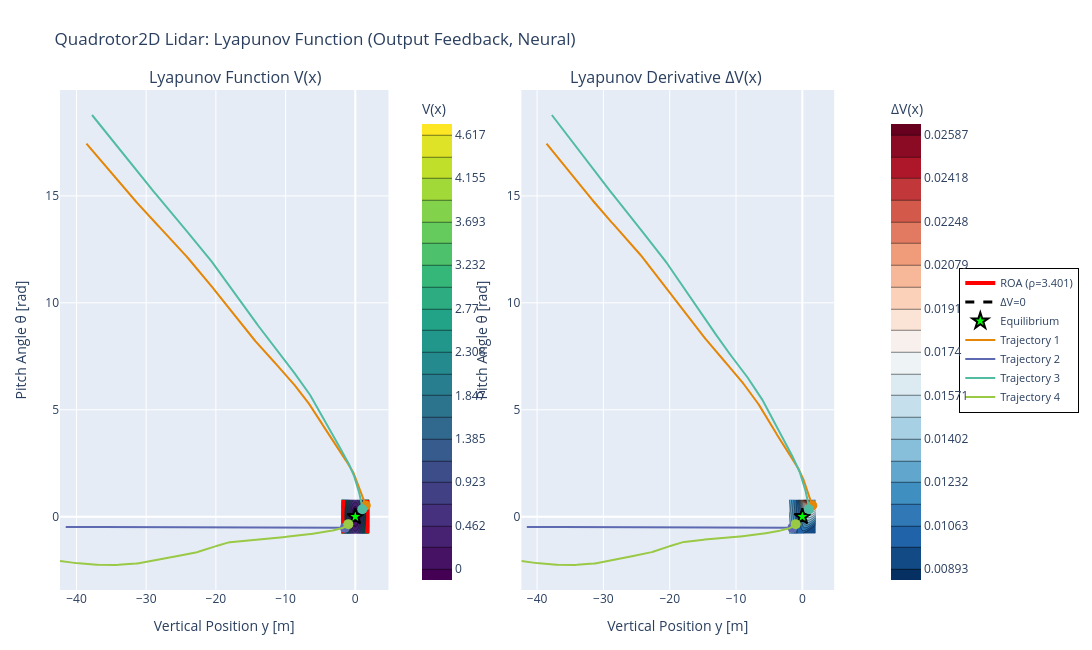

Here is the notebook cell this chart was saved with:
### Code cell
# plotting 2D Lyapunov function, position and angle
plot_lyapunov_2d(
        lyapunov_nn,
        nn_controller,
        discrete_system,
        state_limits_analysis,
        state_indices=state_indices_analysis,
        state_names=("Vertical Position y [m]", "Pitch Angle θ [rad]"),
        rho=rho,
        grid_resolution=100,
        observer_nn=nn_observer,
        trajectories=trajectories_multi,
        title="Quadrotor2D Lidar: Lyapunov Function (Output Feedback, Neural)",
        save_html="quadrotor_lidar_lyapunov_2d_neural.html",
        show=False,
        colorscale="Viridis",
        trajectory_colorscale="Vivid",
    )

### Figure 1 — Plotly figure (JSON) as saved in the notebook; plotly's stock layout.template omitted (floating-point values rounded to 4 significant figures; data arrays with more than 128 entries replaced by an {"elided": "..."} marker saying what was removed)
{"data": [{"colorbar": {"title": {"text": "V(x)"}, "x": 0.45}, "colorscale": [[0, "#440154"], [0.1111, "#482878"], [0.2222, "#3e4989"], [0.3333, "#31688e"], [0.4444, "#26828e"], [0.5556, "#1f9e89"], [0.6667, "#35b779"], [0.7778, "#6ece58"], [0.8889, "#b5de2b"], [1, "#fde725"]], "contours": {"end": 4.617, "size": 0.2308, "start": 0}, "hovertemplate": "%{xaxis.title.text}: %{x:.3f}<br>%{yaxis.title.text}: %{y:.3f}<br>V: %{z:.3f}<extra></extra>", "type": "contour", "x": [-2.0, -1.96, -1.919, -1.879, -1.838, -1.798, -1.758, -1.717, -1.677, -1.636, -1.596, -1.556, -1.515, -1.475, -1.434, -1.394, -1.354, -1.313, -1.273, -1.232, -1.192, -1.152, -1.111, -1.071, -1.03, -0.9899, -0.9495, -0.9091, -0.8687, -0.8283, -0.7879, -0.7475, -0.7071, -0.6667, -0.6263, -0.5859, -0.5455, -0.5051, -0.4646, -0.4242, -0.3838, -0.3434, -0.303, -0.2626, -0.2222, -0.1818, -0.1414, -0.101, -0.06061, -0.0202, 0.0202, 0.06061, 0.101, 0.1414, 0.1818, 0.2222, 0.2626, 0.303, 0.3434, 0.3838, 0.4242, 0.4646, 0.5051, 0.5455, 0.5859, 0.6263, 0.6667, 0.7071, 0.7475, 0.7879, 0.8283, 0.8687, 0.9091, 0.9495, 0.9899, 1.03, 1.071, 1.111, 1.152, 1.192, 1.232, 1.273, 1.313, 1.354, 1.394, 1.434, 1.475, 1.515, 1.556, 1.596, 1.636, 1.677, 1.717, 1.758, 1.798, 1.838, 1.879, 1.919, 1.96, 2.0], "xaxis": "x", "y": [-0.7854, -0.7695, -0.7537, -0.7378, -0.7219, -0.7061, -0.6902, -0.6743, -0.6585, -0.6426, -0.6267, -0.6109, -0.595, -0.5791, -0.5633, -0.5474, -0.5315, -0.5157, -0.4998, -0.4839, -0.4681, -0.4522, -0.4363, -0.4205, -0.4046, -0.3887, -0.3729, -0.357, -0.3411, -0.3253, -0.3094, -0.2935, -0.2777, -0.2618, -0.2459, -0.2301, -0.2142, -0.1983, -0.1825, -0.1666, -0.1507, -0.1349, -0.119, -0.1031, -0.08727, -0.0714, -0.05553, -0.03967, -0.0238, -0.007933, 0.007933, 0.0238, 0.03967, 0.05553, 0.0714, 0.08727, 0.1031, 0.119, 0.1349, 0.1507, 0.1666, 0.1825, 0.1983, 0.2142, 0.2301, 0.2459, 0.2618, 0.2777, 0.2935, 0.3094, 0.3253, 0.3411, 0.357, 0.3729, 0.3887, 0.4046, 0.4205, 0.4363, 0.4522, 0.4681, 0.4839, 0.4998, 0.5157, 0.5315, 0.5474, 0.5633, 0.5791, 0.595, 0.6109, 0.6267, 0.6426, 0.6585, 0.6743, 0.6902, 0.7061, 0.7219, 0.7378, 0.7537, 0.7695, 0.7854], "yaxis": "y", "z": {"elided": "100x100 float values"}}, {"contours": {"coloring": "none", "end": 3.401, "size": 1, "start": 3.401}, "hovertemplate": "ROA Boundary<extra></extra>", "line": {"color": "red", "width": 4}, "name": "ROA (ρ=3.401)", "showscale": false, "type": "contour", "x": [-2.0, -1.96, -1.919, -1.879, -1.838, -1.798, -1.758, -1.717, -1.677, -1.636, -1.596, -1.556, -1.515, -1.475, -1.434, -1.394, -1.354, -1.313, -1.273, -1.232, -1.192, -1.152, -1.111, -1.071, -1.03, -0.9899, -0.9495, -0.9091, -0.8687, -0.8283, -0.7879, -0.7475, -0.7071, -0.6667, -0.6263, -0.5859, -0.5455, -0.5051, -0.4646, -0.4242, -0.3838, -0.3434, -0.303, -0.2626, -0.2222, -0.1818, -0.1414, -0.101, -0.06061, -0.0202, 0.0202, 0.06061, 0.101, 0.1414, 0.1818, 0.2222, 0.2626, 0.303, 0.3434, 0.3838, 0.4242, 0.4646, 0.5051, 0.5455, 0.5859, 0.6263, 0.6667, 0.7071, 0.7475, 0.7879, 0.8283, 0.8687, 0.9091, 0.9495, 0.9899, 1.03, 1.071, 1.111, 1.152, 1.192, 1.232, 1.273, 1.313, 1.354, 1.394, 1.434, 1.475, 1.515, 1.556, 1.596, 1.636, 1.677, 1.717, 1.758, 1.798, 1.838, 1.879, 1.919, 1.96, 2.0], "xaxis": "x", "y": [-0.7854, -0.7695, -0.7537, -0.7378, -0.7219, -0.7061, -0.6902, -0.6743, -0.6585, -0.6426, -0.6267, -0.6109, -0.595, -0.5791, -0.5633, -0.5474, -0.5315, -0.5157, -0.4998, -0.4839, -0.4681, -0.4522, -0.4363, -0.4205, -0.4046, -0.3887, -0.3729, -0.357, -0.3411, -0.3253, -0.3094, -0.2935, -0.2777, -0.2618, -0.2459, -0.2301, -0.2142, -0.1983, -0.1825, -0.1666, -0.1507, -0.1349, -0.119, -0.1031, -0.08727, -0.0714, -0.05553, -0.03967, -0.0238, -0.007933, 0.007933, 0.0238, 0.03967, 0.05553, 0.0714, 0.08727, 0.1031, 0.119, 0.1349, 0.1507, 0.1666, 0.1825, 0.1983, 0.2142, 0.2301, 0.2459, 0.2618, 0.2777, 0.2935, 0.3094, 0.3253, 0.3411, 0.357, 0.3729, 0.3887, 0.4046, 0.4205, 0.4363, 0.4522, 0.4681, 0.4839, 0.4998, 0.5157, 0.5315, 0.5474, 0.5633, 0.5791, 0.595, 0.6109, 0.6267, 0.6426, 0.6585, 0.6743, 0.6902, 0.7061, 0.7219, 0.7378, 0.7537, 0.7695, 0.7854], "yaxis": "y", "z": {"elided": "100x100 float values"}}, {"colorbar": {"title": {"text": "ΔV(x)"}, "x": 1.05}, "colorscale": [[0, "rgb(5,48,97)"], [0.1, "rgb(33,102,172)"], [0.2, "rgb(67,147,195)"], [0.3, "rgb(146,197,222)"], [0.4, "rgb(209,229,240)"], [0.5, "rgb(247,247,247)"], [0.6, "rgb(253,219,199)"], [0.7, "rgb(244,165,130)"], [0.8, "rgb(214,96,77)"], [0.9, "rgb(178,24,43)"], [1, "rgb(103,0,31)"]], "contours": {"end": 0.02587, "size": 0.0008467, "start": 0.008935}, "hovertemplate": "%{xaxis.title.text}: %{x:.3f}<br>%{yaxis.title.text}: %{y:.3f}<br>ΔV: %{z:.3f}<extra></extra>", "type": "contour", "x": [-2.0, -1.96, -1.919, -1.879, -1.838, -1.798, -1.758, -1.717, -1.677, -1.636, -1.596, -1.556, -1.515, -1.475, -1.434, -1.394, -1.354, -1.313, -1.273, -1.232, -1.192, -1.152, -1.111, -1.071, -1.03, -0.9899, -0.9495, -0.9091, -0.8687, -0.8283, -0.7879, -0.7475, -0.7071, -0.6667, -0.6263, -0.5859, -0.5455, -0.5051, -0.4646, -0.4242, -0.3838, -0.3434, -0.303, -0.2626, -0.2222, -0.1818, -0.1414, -0.101, -0.06061, -0.0202, 0.0202, 0.06061, 0.101, 0.1414, 0.1818, 0.2222, 0.2626, 0.303, 0.3434, 0.3838, 0.4242, 0.4646, 0.5051, 0.5455, 0.5859, 0.6263, 0.6667, 0.7071, 0.7475, 0.7879, 0.8283, 0.8687, 0.9091, 0.9495, 0.9899, 1.03, 1.071, 1.111, 1.152, 1.192, 1.232, 1.273, 1.313, 1.354, 1.394, 1.434, 1.475, 1.515, 1.556, 1.596, 1.636, 1.677, 1.717, 1.758, 1.798, 1.838, 1.879, 1.919, 1.96, 2.0], "xaxis": "x2", "y": [-0.7854, -0.7695, -0.7537, -0.7378, -0.7219, -0.7061, -0.6902, -0.6743, -0.6585, -0.6426, -0.6267, -0.6109, -0.595, -0.5791, -0.5633, -0.5474, -0.5315, -0.5157, -0.4998, -0.4839, -0.4681, -0.4522, -0.4363, -0.4205, -0.4046, -0.3887, -0.3729, -0.357, -0.3411, -0.3253, -0.3094, -0.2935, -0.2777, -0.2618, -0.2459, -0.2301, -0.2142, -0.1983, -0.1825, -0.1666, -0.1507, -0.1349, -0.119, -0.1031, -0.08727, -0.0714, -0.05553, -0.03967, -0.0238, -0.007933, 0.007933, 0.0238, 0.03967, 0.05553, 0.0714, 0.08727, 0.1031, 0.119, 0.1349, 0.1507, 0.1666, 0.1825, 0.1983, 0.2142, 0.2301, 0.2459, 0.2618, 0.2777, 0.2935, 0.3094, 0.3253, 0.3411, 0.357, 0.3729, 0.3887, 0.4046, 0.4205, 0.4363, 0.4522, 0.4681, 0.4839, 0.4998, 0.5157, 0.5315, 0.5474, 0.5633, 0.5791, 0.595, 0.6109, 0.6267, 0.6426, 0.6585, 0.6743, 0.6902, 0.7061, 0.7219, 0.7378, 0.7537, 0.7695, 0.7854], "yaxis": "y2", "z": {"elided": "100x100 float values"}}, {"contours": {"coloring": "none", "end": 0, "size": 1, "start": 0}, "hovertemplate": "ΔV=0 Contour<extra></extra>", "line": {"color": "black", "dash": "dash", "width": 3}, "name": "ΔV=0", "showscale": false, "type": "contour", "x": [-2.0, -1.96, -1.919, -1.879, -1.838, -1.798, -1.758, -1.717, -1.677, -1.636, -1.596, -1.556, -1.515, -1.475, -1.434, -1.394, -1.354, -1.313, -1.273, -1.232, -1.192, -1.152, -1.111, -1.071, -1.03, -0.9899, -0.9495, -0.9091, -0.8687, -0.8283, -0.7879, -0.7475, -0.7071, -0.6667, -0.6263, -0.5859, -0.5455, -0.5051, -0.4646, -0.4242, -0.3838, -0.3434, -0.303, -0.2626, -0.2222, -0.1818, -0.1414, -0.101, -0.06061, -0.0202, 0.0202, 0.06061, 0.101, 0.1414, 0.1818, 0.2222, 0.2626, 0.303, 0.3434, 0.3838, 0.4242, 0.4646, 0.5051, 0.5455, 0.5859, 0.6263, 0.6667, 0.7071, 0.7475, 0.7879, 0.8283, 0.8687, 0.9091, 0.9495, 0.9899, 1.03, 1.071, 1.111, 1.152, 1.192, 1.232, 1.273, 1.313, 1.354, 1.394, 1.434, 1.475, 1.515, 1.556, 1.596, 1.636, 1.677, 1.717, 1.758, 1.798, 1.838, 1.879, 1.919, 1.96, 2.0], "xaxis": "x2", "y": [-0.7854, -0.7695, -0.7537, -0.7378, -0.7219, -0.7061, -0.6902, -0.6743, -0.6585, -0.6426, -0.6267, -0.6109, -0.595, -0.5791, -0.5633, -0.5474, -0.5315, -0.5157, -0.4998, -0.4839, -0.4681, -0.4522, -0.4363, -0.4205, -0.4046, -0.3887, -0.3729, -0.357, -0.3411, -0.3253, -0.3094, -0.2935, -0.2777, -0.2618, -0.2459, -0.2301, -0.2142, -0.1983, -0.1825, -0.1666, -0.1507, -0.1349, -0.119, -0.1031, -0.08727, -0.0714, -0.05553, -0.03967, -0.0238, -0.007933, 0.007933, 0.0238, 0.03967, 0.05553, 0.0714, 0.08727, 0.1031, 0.119, 0.1349, 0.1507, 0.1666, 0.1825, 0.1983, 0.2142, 0.2301, 0.2459, 0.2618, 0.2777, 0.2935, 0.3094, 0.3253, 0.3411, 0.357, 0.3729, 0.3887, 0.4046, 0.4205, 0.4363, 0.4522, 0.4681, 0.4839, 0.4998, 0.5157, 0.5315, 0.5474, 0.5633, 0.5791, 0.595, 0.6109, 0.6267, 0.6426, 0.6585, 0.6743, 0.6902, 0.7061, 0.7219, 0.7378, 0.7537, 0.7695, 0.7854], "yaxis": "y2", "z": {"elided": "100x100 float values"}}, {"hovertemplate": "Equilibrium<extra></extra>", "marker": {"color": "lime", "line": {"color": "black", "width": 2}, "size": 12, "symbol": "star"}, "mode": "markers", "name": "Equilibrium", "showlegend": true, "type": "scatter", "x": [0], "xaxis": "x", "y": [0], "yaxis": "y"}, {"hovertemplate": "Equilibrium<extra></extra>", "marker": {"color": "lime", "line": {"color": "black", "width": 2}, "size": 12, "symbol": "star"}, "mode": "markers", "name": "Equilibrium", "showlegend": false, "type": "scatter", "x": [0], "xaxis": "x2", "y": [0], "yaxis": "y2"}, {"hovertemplate": "Traj 1<extra></extra>", "line": {"color": "rgb(229, 134, 6)", "width": 2}, "mode": "lines", "name": "Trajectory 1", "showlegend": true, "type": "scatter", "x": {"elided": "301 float values"}, "xaxis": "x", "y": {"elided": "301 float values"}, "yaxis": "y"}, {"hovertemplate": "Start<extra></extra>", "marker": {"color": "rgb(229, 134, 6)", "size": 10, "symbol": "circle"}, "mode": "markers", "showlegend": false, "type": "scatter", "x": [1.5], "xaxis": "x", "y": [0.5236], "yaxis": "y"}, {"hovertemplate": "Traj 1<extra></extra>", "line": {"color": "rgb(229, 134, 6)", "width": 2}, "mode": "lines", "name": "Trajectory 1", "showlegend": false, "type": "scatter", "x": {"elided": "301 float values"}, "xaxis": "x2", "y": {"elided": "301 float values"}, "yaxis": "y2"}, {"hovertemplate": "Start<extra></extra>", "marker": {"color": "rgb(229, 134, 6)", "size": 10, "symbol": "circle"}, "mode": "markers", "showlegend": false, "type": "scatter", "x": [1.5], "xaxis": "x2", "y": [0.5236], "yaxis": "y2"}, {"hovertemplate": "Traj 2<extra></extra>", "line": {"color": "rgb(93, 105, 177)", "width": 2}, "mode": "lines", "name": "Trajectory 2", "showlegend": true, "type": "scatter", "x": {"elided": "301 float values"}, "xaxis": "x", "y": {"elided": "301 float values"}, "yaxis": "y"}, {"hovertemplate": "Start<extra></extra>", "marker": {"color": "rgb(93, 105, 177)", "size": 10, "symbol": "circle"}, "mode": "markers", "showlegend": false, "type": "scatter", "x": [-1.5], "xaxis": "x", "y": [-0.5236], "yaxis": "y"}, {"hovertemplate": "Traj 2<extra></extra>", "line": {"color": "rgb(93, 105, 177)", "width": 2}, "mode": "lines", "name": "Trajectory 2", "showlegend": false, "type": "scatter", "x": {"elided": "301 float values"}, "xaxis": "x2", "y": {"elided": "301 float values"}, "yaxis": "y2"}, {"hovertemplate": "Start<extra></extra>", "marker": {"color": "rgb(93, 105, 177)", "size": 10, "symbol": "circle"}, "mode": "markers", "showlegend": false, "type": "scatter", "x": [-1.5], "xaxis": "x2", "y": [-0.5236], "yaxis": "y2"}, {"hovertemplate": "Traj 3<extra></extra>", "line": {"color": "rgb(82, 188, 163)", "width": 2}, "mode": "lines", "name": "Trajectory 3", "showlegend": true, "type": "scatter", "x": {"elided": "301 float values"}, "xaxis": "x", "y": {"elided": "301 float values"}, "yaxis": "y"}, {"hovertemplate": "Start<extra></extra>", "marker": {"color": "rgb(82, 188, 163)", "size": 10, "symbol": "circle"}, "mode": "markers", "showlegend": false, "type": "scatter", "x": [1], "xaxis": "x", "y": [0.3491], "yaxis": "y"}, {"hovertemplate": "Traj 3<extra></extra>", "line": {"color": "rgb(82, 188, 163)", "width": 2}, "mode": "lines", "name": "Trajectory 3", "showlegend": false, "type": "scatter", "x": {"elided": "301 float values"}, "xaxis": "x2", "y": {"elided": "301 float values"}, "yaxis": "y2"}, {"hovertemplate": "Start<extra></extra>", "marker": {"color": "rgb(82, 188, 163)", "size": 10, "symbol": "circle"}, "mode": "markers", "showlegend": false, "type": "scatter", "x": [1], "xaxis": "x2", "y": [0.3491], "yaxis": "y2"}, {"hovertemplate": "Traj 4<extra></extra>", "line": {"color": "rgb(153, 201, 69)", "width": 2}, "mode": "lines", "name": "Trajectory 4", "showlegend": true, "type": "scatter", "x": {"elided": "301 float values"}, "xaxis": "x", "y": {"elided": "301 float values"}, "yaxis": "y"}, {"hovertemplate": "Start<extra></extra>", "marker": {"color": "rgb(153, 201, 69)", "size": 10, "symbol": "circle"}, "mode": "markers", "showlegend": false, "type": "scatter", "x": [-1], "xaxis": "x", "y": [-0.3491], "yaxis": "y"}, {"hovertemplate": "Traj 4<extra></extra>", "line": {"color": "rgb(153, 201, 69)", "width": 2}, "mode": "lines", "name": "Trajectory 4", "showlegend": false, "type": "scatter", "x": {"elided": "301 float values"}, "xaxis": "x2", "y": {"elided": "301 float values"}, "yaxis": "y2"}, {"hovertemplate": "Start<extra></extra>", "marker": {"color": "rgb(153, 201, 69)", "size": 10, "symbol": "circle"}, "mode": "markers", "showlegend": false, "type": "scatter", "x": [-1], "xaxis": "x2", "y": [-0.3491], "yaxis": "y2"}], "layout": {"annotations": [{"font": {"size": 16}, "showarrow": false, "text": "Lyapunov Function V(x)", "x": 0.225, "xanchor": "center", "xref": "paper", "y": 1, "yanchor": "bottom", "yref": "paper"}, {"font": {"size": 16}, "showarrow": false, "text": "Lyapunov Derivative ΔV(x)", "x": 0.775, "xanchor": "center", "xref": "paper", "y": 1, "yanchor": "bottom", "yref": "paper"}], "height": 650, "hovermode": "closest", "legend": {"bgcolor": "rgba(255,255,255,0.95)", "bordercolor": "black", "borderwidth": 1, "font": {"size": 11}, "x": 1.15, "xanchor": "left", "y": 0.5, "yanchor": "middle"}, "margin": {"b": 60, "l": 60, "r": 250, "t": 90}, "showlegend": true, "title": {"text": "Quadrotor2D Lidar: Lyapunov Function (Output Feedback, Neural)"}, "width": 1600, "xaxis": {"anchor": "y", "domain": [0, 0.42], "title": {"text": "Vertical Position y [m]"}}, "xaxis2": {"anchor": "y2", "domain": [0.59, 0.99], "title": {"text": "Vertical Position y [m]"}}, "yaxis": {"anchor": "x", "domain": [0, 1], "title": {"text": "Pitch Angle θ [rad]"}}, "yaxis2": {"anchor": "x2", "domain": [0, 1], "title": {"text": "Pitch Angle θ [rad]"}}}}
